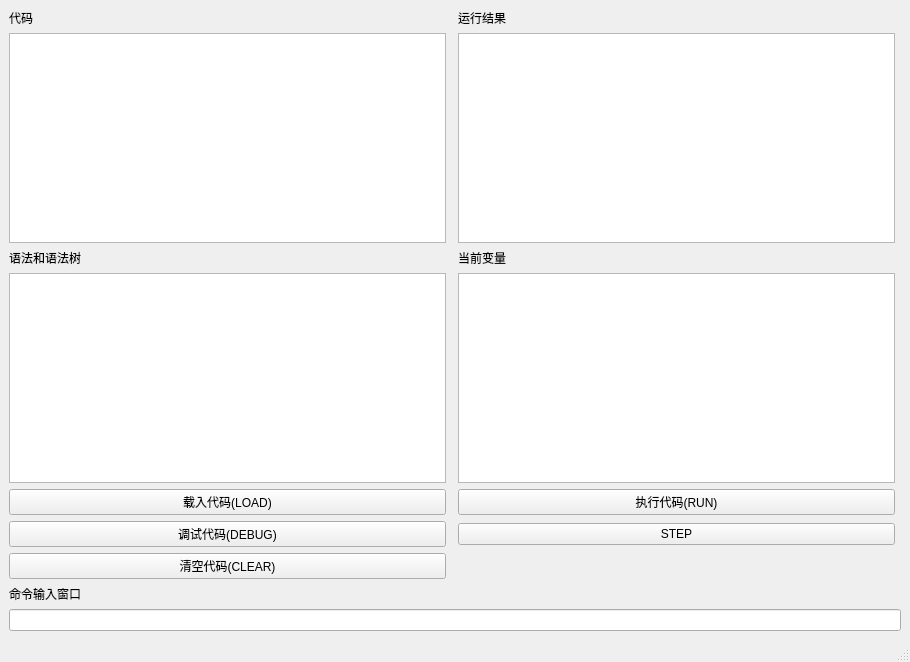
<?xml version="1.0" encoding="UTF-8"?>
<ui version="4.0">
 <class>MainWindow</class>
 <widget class="QMainWindow" name="MainWindow">
  <property name="geometry">
   <rect>
    <x>0</x>
    <y>0</y>
    <width>910</width>
    <height>662</height>
   </rect>
  </property>
  <property name="windowTitle">
   <string>MainWindow</string>
  </property>
  <widget class="QWidget" name="centralwidget">
   <layout class="QGridLayout" name="gridLayout">
    <item row="6" column="2">
     <widget class="QPushButton" name="runButton">
      <property name="text">
       <string>执行代码(RUN)</string>
      </property>
     </widget>
    </item>
    <item row="7" column="0">
     <widget class="QPushButton" name="debugButton">
      <property name="text">
       <string>调试代码(DEBUG)</string>
      </property>
     </widget>
    </item>
    <item row="2" column="0">
     <widget class="QTextBrowser" name="codeBrowser"/>
    </item>
    <item row="2" column="2">
     <widget class="QTextBrowser" name="resultBrowser"/>
    </item>
    <item row="0" column="2">
     <widget class="QLabel" name="label_2">
      <property name="text">
       <string>运行结果</string>
      </property>
     </widget>
    </item>
    <item row="3" column="2">
     <widget class="QLabel" name="label_5">
      <property name="text">
       <string>当前变量</string>
      </property>
     </widget>
    </item>
    <item row="10" column="0">
     <widget class="QLabel" name="label_4">
      <property name="text">
       <string>命令输入窗口</string>
      </property>
     </widget>
    </item>
    <item row="6" column="0">
     <widget class="QPushButton" name="loadButton">
      <property name="text">
       <string>载入代码(LOAD)</string>
      </property>
     </widget>
    </item>
    <item row="3" column="0">
     <widget class="QLabel" name="label_3">
      <property name="text">
       <string>语法和语法树</string>
      </property>
     </widget>
    </item>
    <item row="5" column="2">
     <widget class="QTextBrowser" name="varBrowser"/>
    </item>
    <item row="5" column="0">
     <widget class="QTextBrowser" name="treeBrowser"/>
    </item>
    <item row="0" column="0">
     <widget class="QLabel" name="label">
      <property name="text">
       <string>代码</string>
      </property>
     </widget>
    </item>
    <item row="11" column="0" colspan="4">
     <widget class="QLineEdit" name="codeEdit">
      <property name="maxLength">
       <number>200</number>
      </property>
     </widget>
    </item>
    <item row="7" column="2">
     <widget class="QPushButton" name="stepButton">
      <property name="text">
       <string>STEP</string>
      </property>
     </widget>
    </item>
    <item row="8" column="0">
     <widget class="QPushButton" name="clearButton">
      <property name="text">
       <string>清空代码(CLEAR)</string>
      </property>
     </widget>
    </item>
   </layout>
  </widget>
  <widget class="QMenuBar" name="menubar">
   <property name="geometry">
    <rect>
     <x>0</x>
     <y>0</y>
     <width>910</width>
     <height>26</height>
    </rect>
   </property>
  </widget>
  <widget class="QStatusBar" name="statusbar"/>
 </widget>
 <resources/>
 <connections/>
</ui>
